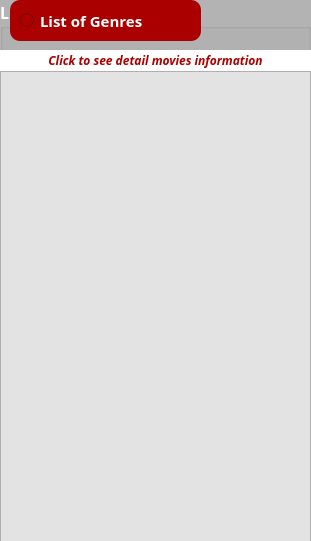
      <widget class="QGroupBox" name="groupBox">
       <property name="geometry">
        <rect>
         <x>20</x>
         <y>30</y>
         <width>311</width>
         <height>541</height>
        </rect>
       </property>
       <property name="palette">
        <palette>
         <active>
          <colorrole role="WindowText">
           <brush brushstyle="SolidPattern">
            <color alpha="255">
             <red>255</red>
             <green>255</green>
             <blue>255</blue>
            </color>
           </brush>
          </colorrole>
          <colorrole role="Button">
           <brush brushstyle="SolidPattern">
            <color alpha="76">
             <red>0</red>
             <green>0</green>
             <blue>0</blue>
            </color>
           </brush>
          </colorrole>
          <colorrole role="Text">
           <brush brushstyle="SolidPattern">
            <color alpha="255">
             <red>255</red>
             <green>255</green>
             <blue>255</blue>
            </color>
           </brush>
          </colorrole>
          <colorrole role="ButtonText">
           <brush brushstyle="SolidPattern">
            <color alpha="255">
             <red>255</red>
             <green>255</green>
             <blue>255</blue>
            </color>
           </brush>
          </colorrole>
          <colorrole role="Base">
           <brush brushstyle="SolidPattern">
            <color alpha="76">
             <red>0</red>
             <green>0</green>
             <blue>0</blue>
            </color>
           </brush>
          </colorrole>
          <colorrole role="Window">
           <brush brushstyle="SolidPattern">
            <color alpha="76">
             <red>0</red>
             <green>0</green>
             <blue>0</blue>
            </color>
           </brush>
          </colorrole>
         </active>
         <inactive>
          <colorrole role="WindowText">
           <brush brushstyle="SolidPattern">
            <color alpha="255">
             <red>255</red>
             <green>255</green>
             <blue>255</blue>
            </color>
           </brush>
          </colorrole>
          <colorrole role="Button">
           <brush brushstyle="SolidPattern">
            <color alpha="76">
             <red>0</red>
             <green>0</green>
             <blue>0</blue>
            </color>
           </brush>
          </colorrole>
          <colorrole role="Text">
           <brush brushstyle="SolidPattern">
            <color alpha="255">
             <red>255</red>
             <green>255</green>
             <blue>255</blue>
            </color>
           </brush>
          </colorrole>
          <colorrole role="ButtonText">
           <brush brushstyle="SolidPattern">
            <color alpha="255">
             <red>255</red>
             <green>255</green>
             <blue>255</blue>
            </color>
           </brush>
          </colorrole>
          <colorrole role="Base">
           <brush brushstyle="SolidPattern">
            <color alpha="76">
             <red>0</red>
             <green>0</green>
             <blue>0</blue>
            </color>
           </brush>
          </colorrole>
          <colorrole role="Window">
           <brush brushstyle="SolidPattern">
            <color alpha="76">
             <red>0</red>
             <green>0</green>
             <blue>0</blue>
            </color>
           </brush>
          </colorrole>
         </inactive>
         <disabled>
          <colorrole role="WindowText">
           <brush brushstyle="SolidPattern">
            <color alpha="255">
             <red>120</red>
             <green>120</green>
             <blue>120</blue>
            </color>
           </brush>
          </colorrole>
          <colorrole role="Button">
           <brush brushstyle="SolidPattern">
            <color alpha="76">
             <red>0</red>
             <green>0</green>
             <blue>0</blue>
            </color>
           </brush>
          </colorrole>
          <colorrole role="Text">
           <brush brushstyle="SolidPattern">
            <color alpha="255">
             <red>120</red>
             <green>120</green>
             <blue>120</blue>
            </color>
           </brush>
          </colorrole>
          <colorrole role="ButtonText">
           <brush brushstyle="SolidPattern">
            <color alpha="255">
             <red>120</red>
             <green>120</green>
             <blue>120</blue>
            </color>
           </brush>
          </colorrole>
          <colorrole role="Base">
           <brush brushstyle="SolidPattern">
            <color alpha="76">
             <red>0</red>
             <green>0</green>
             <blue>0</blue>
            </color>
           </brush>
          </colorrole>
          <colorrole role="Window">
           <brush brushstyle="SolidPattern">
            <color alpha="76">
             <red>0</red>
             <green>0</green>
             <blue>0</blue>
            </color>
           </brush>
          </colorrole>
         </disabled>
        </palette>
       </property>
       <property name="font">
        <font>
         <family>Gadugi</family>
         <pointsize>12</pointsize>
         <weight>75</weight>
         <bold>true</bold>
        </font>
       </property>
       <property name="title">
        <string>List of MyFilm have:</string>
       </property>
       <widget class="QListWidget" name="listWidget_genresList">
        <property name="geometry">
         <rect>
          <x>0</x>
          <y>71</y>
          <width>311</width>
          <height>471</height>
         </rect>
        </property>
        <property name="palette">
         <palette>
          <active>
           <colorrole role="Button">
            <brush brushstyle="SolidPattern">
             <color alpha="255">
              <red>227</red>
              <green>227</green>
              <blue>227</blue>
             </color>
            </brush>
           </colorrole>
           <colorrole role="Base">
            <brush brushstyle="SolidPattern">
             <color alpha="255">
              <red>227</red>
              <green>227</green>
              <blue>227</blue>
             </color>
            </brush>
           </colorrole>
           <colorrole role="Window">
            <brush brushstyle="SolidPattern">
             <color alpha="255">
              <red>227</red>
              <green>227</green>
              <blue>227</blue>
             </color>
            </brush>
           </colorrole>
          </active>
          <inactive>
           <colorrole role="Button">
            <brush brushstyle="SolidPattern">
             <color alpha="255">
              <red>227</red>
              <green>227</green>
              <blue>227</blue>
             </color>
            </brush>
           </colorrole>
           <colorrole role="Base">
            <brush brushstyle="SolidPattern">
             <color alpha="255">
              <red>227</red>
              <green>227</green>
              <blue>227</blue>
             </color>
            </brush>
           </colorrole>
           <colorrole role="Window">
            <brush brushstyle="SolidPattern">
             <color alpha="255">
              <red>227</red>
              <green>227</green>
              <blue>227</blue>
             </color>
            </brush>
           </colorrole>
          </inactive>
          <disabled>
           <colorrole role="Button">
            <brush brushstyle="SolidPattern">
             <color alpha="255">
              <red>227</red>
              <green>227</green>
              <blue>227</blue>
             </color>
            </brush>
           </colorrole>
           <colorrole role="Base">
            <brush brushstyle="SolidPattern">
             <color alpha="255">
              <red>227</red>
              <green>227</green>
              <blue>227</blue>
             </color>
            </brush>
           </colorrole>
           <colorrole role="Window">
            <brush brushstyle="SolidPattern">
             <color alpha="255">
              <red>227</red>
              <green>227</green>
              <blue>227</blue>
             </color>
            </brush>
           </colorrole>
          </disabled>
         </palette>
        </property>
        <property name="styleSheet">
         <string notr="true">background-color: rgb(227, 227, 227);</string>
        </property>
        <property name="isWrapping" stdset="0">
         <bool>true</bool>
        </property>
        <property name="resizeMode">
         <enum>QListView::Fixed</enum>
        </property>
        <property name="layoutMode">
         <enum>QListView::Batched</enum>
        </property>
        <property name="batchSize">
         <number>600</number>
        </property>
        <property name="wordWrap">
         <bool>true</bool>
        </property>
       </widget>
       <widget class="QLabel" name="label">
        <property name="geometry">
         <rect>
          <x>0</x>
          <y>50</y>
          <width>311</width>
          <height>21</height>
         </rect>
        </property>
        <property name="styleSheet">
         <string notr="true">background-color: rgb(255, 255, 255);</string>
        </property>
        <property name="text">
         <string>&lt;html&gt;&lt;head/&gt;&lt;body&gt;&lt;p align=&quot;center&quot;&gt;&lt;span style=&quot; font-size:9pt; font-weight:600; font-style:italic; color:#aa0000;&quot;&gt;Click to see detail movies information&lt;/span&gt;&lt;/p&gt;&lt;/body&gt;&lt;/html&gt;</string>
        </property>
        <property name="scaledContents">
         <bool>true</bool>
        </property>
       </widget>
       <widget class="QRadioButton" name="radioButton_8">
        <property name="geometry">
         <rect>
          <x>10</x>
          <y>0</y>
          <width>191</width>
          <height>41</height>
         </rect>
        </property>
        <property name="palette">
         <palette>
          <active>
           <colorrole role="WindowText">
            <brush brushstyle="SolidPattern">
             <color alpha="255">
              <red>255</red>
              <green>255</green>
              <blue>255</blue>
             </color>
            </brush>
           </colorrole>
           <colorrole role="Button">
            <brush brushstyle="SolidPattern">
             <color alpha="255">
              <red>170</red>
              <green>0</green>
              <blue>0</blue>
             </color>
            </brush>
           </colorrole>
           <colorrole role="Text">
            <brush brushstyle="SolidPattern">
             <color alpha="255">
              <red>255</red>
              <green>255</green>
              <blue>255</blue>
             </color>
            </brush>
           </colorrole>
           <colorrole role="Base">
            <brush brushstyle="SolidPattern">
             <color alpha="255">
              <red>170</red>
              <green>0</green>
              <blue>0</blue>
             </color>
            </brush>
           </colorrole>
           <colorrole role="Window">
            <brush brushstyle="SolidPattern">
             <color alpha="255">
              <red>170</red>
              <green>0</green>
              <blue>0</blue>
             </color>
            </brush>
           </colorrole>
          </active>
          <inactive>
           <colorrole role="WindowText">
            <brush brushstyle="SolidPattern">
             <color alpha="255">
              <red>255</red>
              <green>255</green>
              <blue>255</blue>
             </color>
            </brush>
           </colorrole>
           <colorrole role="Button">
            <brush brushstyle="SolidPattern">
             <color alpha="255">
              <red>170</red>
              <green>0</green>
              <blue>0</blue>
             </color>
            </brush>
           </colorrole>
           <colorrole role="Text">
            <brush brushstyle="SolidPattern">
             <color alpha="255">
              <red>255</red>
              <green>255</green>
              <blue>255</blue>
             </color>
            </brush>
           </colorrole>
           <colorrole role="Base">
            <brush brushstyle="SolidPattern">
             <color alpha="255">
              <red>170</red>
              <green>0</green>
              <blue>0</blue>
             </color>
            </brush>
           </colorrole>
           <colorrole role="Window">
            <brush brushstyle="SolidPattern">
             <color alpha="255">
              <red>170</red>
              <green>0</green>
              <blue>0</blue>
             </color>
            </brush>
           </colorrole>
          </inactive>
          <disabled>
           <colorrole role="WindowText">
            <brush brushstyle="SolidPattern">
             <color alpha="255">
              <red>120</red>
              <green>120</green>
              <blue>120</blue>
             </color>
            </brush>
           </colorrole>
           <colorrole role="Button">
            <brush brushstyle="SolidPattern">
             <color alpha="255">
              <red>170</red>
              <green>0</green>
              <blue>0</blue>
             </color>
            </brush>
           </colorrole>
           <colorrole role="Text">
            <brush brushstyle="SolidPattern">
             <color alpha="255">
              <red>120</red>
              <green>120</green>
              <blue>120</blue>
             </color>
            </brush>
           </colorrole>
           <colorrole role="Base">
            <brush brushstyle="SolidPattern">
             <color alpha="255">
              <red>170</red>
              <green>0</green>
              <blue>0</blue>
             </color>
            </brush>
           </colorrole>
           <colorrole role="Window">
            <brush brushstyle="SolidPattern">
             <color alpha="255">
              <red>170</red>
              <green>0</green>
              <blue>0</blue>
             </color>
            </brush>
           </colorrole>
          </disabled>
         </palette>
        </property>
        <property name="font">
         <font>
          <family>Arial Black</family>
          <pointsize>11</pointsize>
          <weight>75</weight>
          <bold>true</bold>
         </font>
        </property>
        <property name="styleSheet">
         <string notr="true">background-color: rgb(170, 0, 0);
 border-radius: 10px; padding: 10px;</string>
        </property>
        <property name="text">
         <string>List of Genres</string>
        </property>
       </widget>
      </widget>
